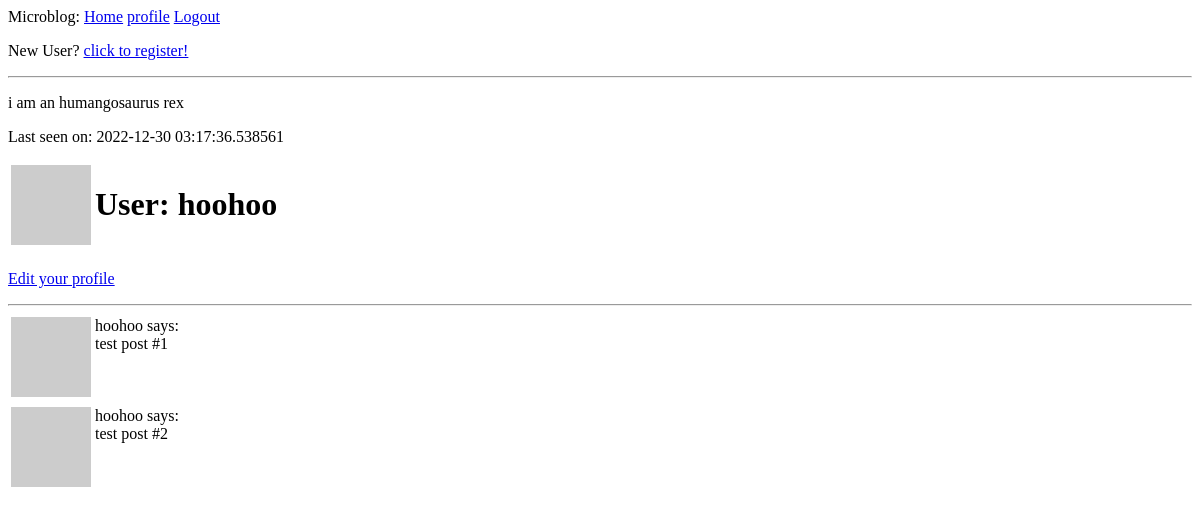
Before: /user/hoohoo (signed in) with the older database file.
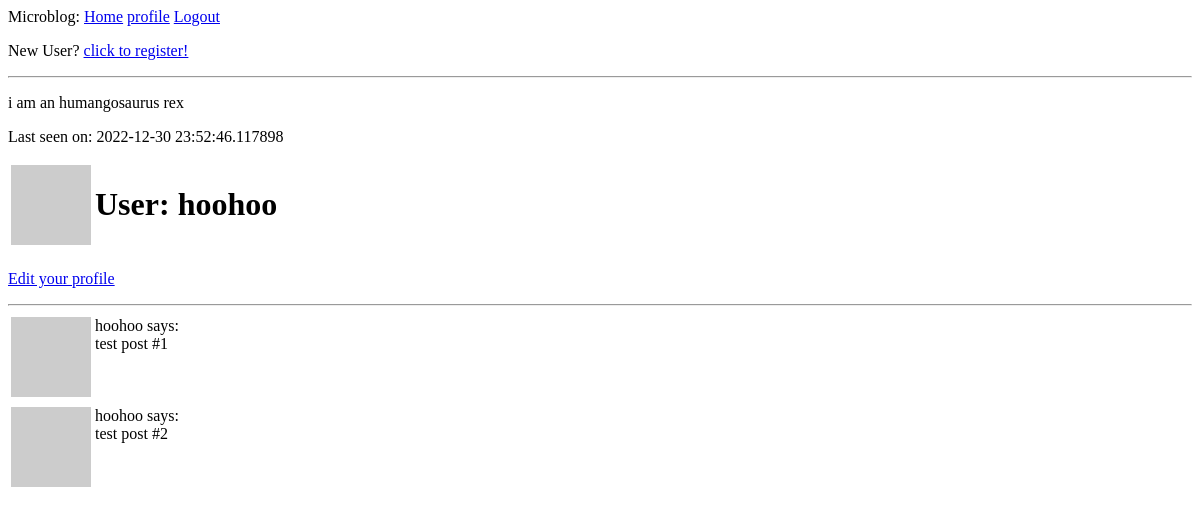
After: the same page with the newer database file.
### app/models.py (models this page shows, shortened)
class User(UserMixin, db.Model):
    id = db.Column(db.Integer, primary_key=True)
    username = db.Column(db.String(64), index=True, unique=True)
    email = db.Column(db.String(120), index=True, unique=True)
    password_hash = db.Column(db.String(128))
    posts = db.relationship('Post', backref='author', lazy='dynamic')
    about_me = db.Column(db.String(140))
    last_seen = db.Column(db.DateTime, default=datetime.utcnow)
    def avatar(self, size):
        digest = md5(self.email.lower().encode('UTF-8')).hexdigest()
        return 'https://www.gravatar.com/avatar/{}?d=identicon&s={}'.format(
            digest, size)

### app/routes.py (the view)
@app.route('/user/<username>')
@login_required
def user(username):
    user = User.query.filter_by(username=username).first_or_404()
    posts = [{'author': user, 'body': 'test post #1'}, {'author': user, 'body': 'test post #2'}]
    return render_template('user.html', user=user, posts=posts)

### app/models.py (called while the page is built)
@login.user_loader
def load_user(id):
    return User.query.get(int(id))

### app/routes.py (called while the page is built)
@app.before_request
def before_request():
    if current_user.is_authenticated:
        current_user.last_seen = datetime.utcnow()
        db.session.commit()

### app/templates/user.html
{% extends "base.html" %}
{% block content %}
<table>
    <tr style="vertical-align:top;">
        <td><img src="{{ user.avatar(128) }}"></td>
        <td><h1>User: {{ user.username }}</h1></td>
    </tr>
    <tr>        {% if user.about_me %}<p> {{ user.about_me }}</p>{% endif %}
        {% if user.last_seen %}<p>Last seen on: {{ user.last_seen }}</p>{% endif %}</tr>
</table>
{% if user == current_user %}
<p><a href=" {{ url_for('edit_profile') }} ">Edit your profile</a></p>
{% endif %}
<hr>
{% for post in posts %}
{% include '_post.html' %}
{% endfor %}
{% endblock %}

### app/templates/base.html (shortened to what this page needs)
<!DOCTYPE html>
<html lang="en">
<head>
</head>
<body>
<div>Microblog: <a href="{{ url_for('index') }}">Home</a>
{% if current_user.is_anonymous %}
<a href="{{ url_for('login') }}">Login</a>
{% else %}
    <a href=" {{ url_for('user', username=current_user.username) }} ">profile</a>
 <a href="{{ url_for('logout') }}">Logout</a>
{% endif %}
    <p>New User? <a href=" {{ url_for('register') }} ">click to register!</a></p>
</div>
<hr>
{% block content %} {% endblock %}
</body>
</html>

### app/templates/_post.html
<table>
    <tr style="vertical-align: top;">
        <td><img src=" {{ post.author.avatar(36) }} "></td>
        <td> {{ post.author.username }} says: <br>{{ post.body }}</td>
    </tr>
</table>

Changed rows visible on the page:
changed User "hoohoo": last_seen "2022-12-30 03:17:36.538561" → "2022-12-30 23:52:46.117898"
